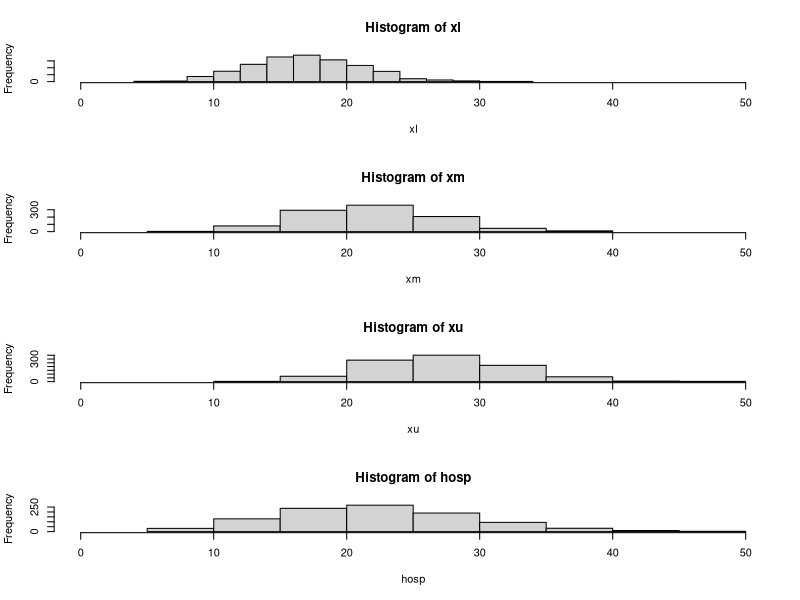

Recreate this plot in R.
trials <- 1000

#Teaching
xm <- rbinom(trials, 112680, 0.0002)
xl <- rbinom(trials, 112680, 0.000155)
xu <- rbinom(trials, 112680, 0.000245)

par(mfrow = c(4,1))
hist(xl, xlim = c(0, 50))
hist(xm, xlim = c(0, 50))
hist(xu, xlim = c(0, 50))

#Coding
h_vec <- rnorm(trials, mean = 0.0002, sd = 0.000045)
hosp <- rep(NA, times = 1000)

for (j in 1:trials) {
  hosp[j] <- rbinom(1, 112680, h_vec[j])
}


hist(hosp, xlim = c(0, 50))